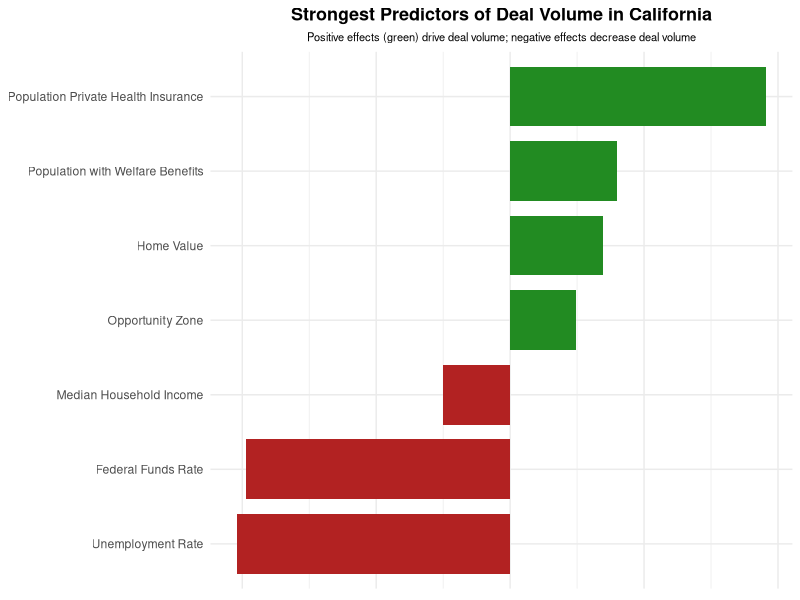

This chart was generated by the following R code:
## ---- chunk 1
knitr::opts_chunk$set(echo = FALSE)
## ---- chunk 2

# Load necessary library
library(ggplot2)
library(dplyr)

# Data: Strongest Predictors of Overall (Top Positive and Negative Effects)
fixed_effects <- data.frame(
  Predictor = c(
    "Federal Funds Rate", 
    "Unemployment Rate",
    "Median Household Income",
    "Population Private Health Insurance",
    "Population with Welfare Benefits",
    "Home Value",
    "Opportunity Zone"
  ),
  Effect = c(
    -0.591, 
    -0.612, 
    -0.151, 
    0.573, 
    0.239, 
    0.208, 
    0.148
  )
)

# Order predictors for plotting
fixed_effects <- fixed_effects %>%
  mutate(Predictor = factor(Predictor, levels = Predictor[order(Effect)]))

# Create the bar chart
p <- ggplot(fixed_effects, aes(x = Predictor, y = Effect, fill = Effect > 0)) +
  geom_bar(stat = "identity", width = 0.8) +
  scale_fill_manual(values = c("TRUE" = "forestgreen", "FALSE" = "firebrick")) +
  coord_flip() +
  theme_minimal() +
  labs(
    title = "Strongest Predictors of Deal Volume in California",
    subtitle = "Positive effects (green) drive deal volume; negative effects decrease deal volume",
    x = NULL,
    y = NULL
  ) +
  theme(
    plot.title = element_text(hjust = 0.5, face = "bold", size = 13), # Adjust title size
    plot.subtitle = element_text(hjust = 0.5, size = 8),             # Decrease subtitle size
    axis.text.x = element_blank(),
    axis.ticks.x = element_blank(),
    legend.position = "none"
  )

# Display the plot
print(p)
